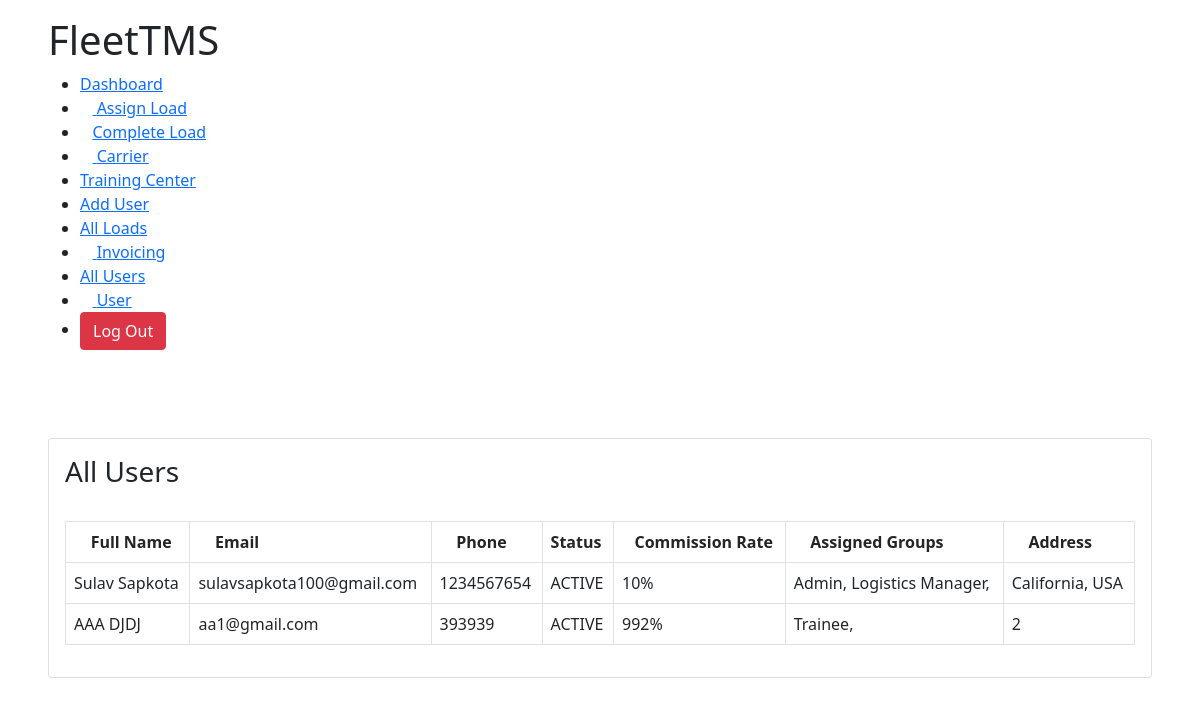
/all_users (signed in), run on the app's committed database.
### TMSTruck/models.py (models this page shows, shortened)
class Account(models.Model):
	user 					= models.OneToOneField(User, on_delete=models.CASCADE)
	choices 				= [('ACTIVE','ACTIVE'),('INACTIVE','INACTIVE')]
	Email					= models.EmailField(max_length=100,null=True)
	firstName    			= models.CharField(max_length=100,null=True)
	lastName 				= models.CharField(max_length=100,null=True)
	commissionRate 			= models.IntegerField(null=True)
	address 				= models.CharField(max_length=100,null=True)
	city 					= models.CharField(max_length=100,null=True)
	state 					= models.CharField(max_length=100,null=True)
	zipCode 				= models.IntegerField(null=True)
	Phone 					= models.IntegerField(null=True)
	userStatus 				= models.CharField(max_length=100,choices=choices,default='ACTIVE')
	enrolledCarriers 		= models.TextField(null=True,max_length=3000)
	ndaNca 					= models.FileField(upload_to='Users NDA NCA W9 Files/ndas')
	w9_upload				= models.FileField(upload_to=w9UploadFile,null=True)

### TMSTruck/decorators.py (the view)
        def wrapper(request, *args, **kwargs):
            group = None
            if request.user.groups.exists():
                group = request.user.groups.all()[0].name
            if group in allowed_roles:
                return view_func(request, *args, **kwargs)
            elif group == 'Trainee':
                return redirect("user")
            else:
                return HttpResponse("You are not authorized to visit this page. ")

### TMSTruck/views.py (called while the page is built)
@login_required(login_url="login")
@customRoles(allowed_roles=['Admin'])
def all_users(request):
	template = 'TMSTruck/all_users.html'
	all_user = Account.objects.all()
	context = {
		'all_users':all_user,
		'group':request.user.groups.all()[0].name
	}
	return render(request,template,context)

### TMSTruck/templates/TMSTruck/all_users.html (shortened to what this page needs)
{% extends 'TMSTruck/base.html' %}
{% load static %}
{% block content %}
<!DOCTYPE html>
<html lang="en">
<head>
    <link rel="stylesheet" href="{% static 'css/dashboard.css' %}">
</head>
<body>
    <div class="main-body">
        {% if group == 'Accounting' %}
        {% include 'TMSTruck/navbars/accounting_navbar.html' %}
        {% elif group == 'Admin' %}
        {% include 'TMSTruck/navbars/admin_navbar.html' %}
        {% elif group == 'Hiring Manager' %}
        {% include 'TMSTruck/navbars/hiring_manager_navbar.html' %}
        {% elif group == 'Logistics Manager' %}
        {% include 'TMSTruck/navbars/logistics_manager.html' %}
        {% endif %}<br><br>
        <div class="row">
            <div class="col-md-12">
                <div class="card">
                    <div class="card-body">
                        <h3 class="card-title" style="font-weight: 400;">All Users</h3>
                        <br>
                        <table class="table table-bordered">
                            <thead>
                                <tr>
                                    <th scope="col"> <i class="fa fa-user"></i> Full Name</th>
                                    <th scope="col"> <i class="fa fa-envelope"></i> Email</th>
                                    <th scope="col"> <i class="fa fa-phone"></i> Phone</th>
                                    <th scope="col">  Status</th>
                                    <th scope="col"><i class="fa fa-percent"></i>Commission Rate</th>
                                    <th scope="col"> <i class="fa fa-users"></i> Assigned Groups</th>
                                    <th scope="col"> <i class="fa fa-address-book"></i> Address</th>
                                </tr>
                            </thead>
                            <tbody>
                                {% for user in all_users %}
                                <tr>
                                    <td>{{user.firstName}} {{user.lastName}}</td>
                                    <td>{{user.Email}}</td>
                                    <td>{{user.Phone}}</td>
                                    <td>{{user.userStatus}}</td>
                                    <td>{{user.commissionRate}}%</td>
                                    <td>
                                    {% for i in user.user.groups.all %}
                                    {{i.name}},
                                    {% endfor %}
                                    </td>
                                    <td>{{user.address}}</td>
                                </tr>
                                {% endfor %}
                            </tbody>
                        </table>
                    </div>
                </div>
            </div>
        </div>
    </div>
</body>
</html>
{% endblock %}

### static/css/base.css (style rules this page uses)
* { padding: 0px; margin: 0px; }
.main-body { margin: 1rem 3rem; }

### data on the page
Account: firstName "Sulav", lastName "Sapkota", Email "sulavsapkota100@gmail.com", Phone "1234567654", userStatus "ACTIVE", commissionRate "10", address "California, USA"
Account: firstName "AAA", lastName "DJDJ", Email "aa1@gmail.com", Phone "393939", userStatus "ACTIVE", commissionRate "992", address "2"

### other printed values
{{ i.name }} "Admin"
{{ i.name }} "Logistics Manager"
{{ i.name }} "Trainee"
